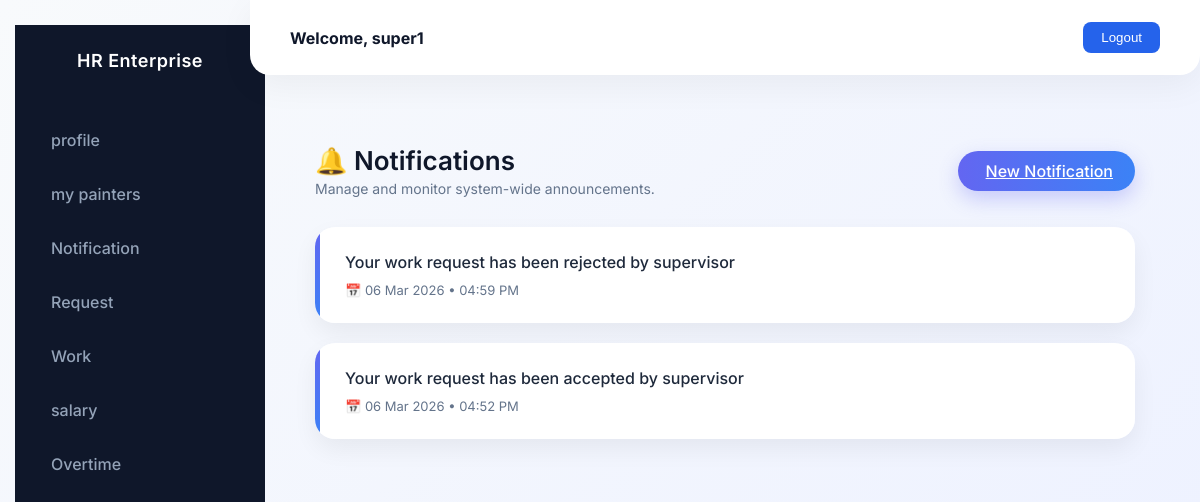
The page /notification (signed in) on the database its author committed.
### brush_track_app/models.py (models this page shows)
class Login(AbstractUser):
    is_client = models.BooleanField(default=False)
    is_supervisor = models.BooleanField(default=False)
    is_painter = models.BooleanField(default=False)

class Notification(models.Model):
    client = models.ForeignKey("Client", on_delete=models.CASCADE)
    supervisor = models.ForeignKey("Supervisor", on_delete=models.CASCADE)
    message= models.TextField()
    date_time = models.DateTimeField(auto_now_add=True)

### brush_track_app/superview.py (the view)
# urls.py: path('notification',superview.notification,name='notification'),
def notification(request):
    supervisor = getattr(request.user, 'supervisor', None)
    if not supervisor:
        return redirect('home')
    data = Notification.objects.filter(supervisor=supervisor).order_by('-date_time')
    return render(request, 'supervisor/notification_view.html', {'data': data})

### templates/supervisor/notification_view.html (shortened to what this page needs)
{% extends "supervisor/super.html" %}
{% load crispy_forms_tags %}
{% block content %}
<div class="notification-wrapper">
    <div class="page-header">
        <div>
            <div class="page-title">🔔 Notifications</div>
            <div class="page-subtitle">
                Manage and monitor system-wide announcements.
            </div>
        </div>
        <a href="{% url 'send_notification' %}" class="add-btn">
             New Notification
        </a>
    </div>
    {% for i in data %}
        <div class="notification-card">
            <div class="notification-message">{{ i.message }}</div>
            <div class="notification-date">📅 {{ i.date_time|date:"d M Y • h:i A" }}</div>
        </div>
    {% empty %}
        <div class="empty-box">
            <i class="mdi mdi-bell-off-outline mdi-36px d-block mb-3"></i>
            No Notifications Available
        </div>
    {% endfor %}
</div>
{% endblock %}

### templates/supervisor/super.html (shortened to what this page needs)
{% load static %}
<!DOCTYPE html>
<html lang="en">
<head>
<link rel="stylesheet" href="{% static 'assets/vendors/mdi/css/materialdesignicons.min.css' %}">
</head>
<body>
<div class="sidebar">
    <div class="sidebar-header">HR Enterprise</div>
    <ul>
         <li><a href="{% url 'supervisor_profile'%}">profile</a></li>
        <li><a href="{% url 'painters_view'%}">my painters</a></li>
        <li><a href="{% url 'notification'%}">Notification</a></li>
        <li><a href="{% url 'supervisor_requests'%}">Request</a></li>
        <li><a href="{% url 'supervisor_works' %}">Work</a></li>
        <li><a href="">salary</a></li>
                <li><a href="">Overtime</a></li>
    </ul>
</div>
<div class="navbar">
    <h4>Welcome, {{ request.user }}</h4>
    <a href="">
        <button class="btn-logout">Logout</button>
    </a>
</div>
<div class="content">
    <div class="content-card">
        {% block content %}
        {% endblock %}
    </div>
</div>
</body>
</html>

### templates/supervisor/super.html (style rules this page uses)
:root { --primary: #2563eb; --gradient: linear-gradient(180deg, #3b82f6, #6366f1); --sidebar-bg: #0f172a; --sidebar-hover: rgba(255,255,255,0.06); --text-light: #94a3b8; --bg-main: #f1f5f9; }
body { margin: 0; font-family: 'Inter', sans-serif; background: var(--bg-main); color: #0f172a; overflow-x: hidden; }
.sidebar { position: fixed; width: 250px; height: 100vh; background: var(--sidebar-bg); padding-top: 25px; transition: all 0.4s ease; }
.sidebar-header { text-align: center; color: white; font-weight: 600; font-size: 18px; letter-spacing: 0.5px; margin-bottom: 45px; }
.sidebar ul { list-style: none; padding: 0; }
.sidebar ul li { position: relative; margin: 6px 0; }
.sidebar ul li a { display: flex; align-items: center; padding: 14px 22px; color: var(--text-light); text-decoration: none; font-weight: 500; border-radius: 8px; transition: all 0.3s ease; }
.navbar { position: fixed; left: 250px; right: 0; top: 0; height: 75px; background: #ffffff; display: flex; align-items: center; justify-content: space-between; padding: 0 40px; border-bottom-left-radius: 20px; border-bottom-right-radius: 20px; box-shadow: 0 10px 35px rgba(0,0,0,0.05); z-index: 100; }
.btn-logout { background: var(--primary); border: none; padding: 8px 18px; border-radius: 8px; color: white; font-weight: 500; transition: 0.3s ease; }
.content { margin-left: 250px; padding: 120px 50px 50px 50px; }

### templates/supervisor/notification_view.html (style rules this page uses)
body, .content-wrapper, .main-panel { background: linear-gradient(135deg, #f8fafc, #eef2ff); font-family: 'Inter', sans-serif; padding: 25px 15px; margin: 0; }
.notification-wrapper { animation: fadeSlide 0.6s ease-in-out; }
.page-header { display: flex; justify-content: space-between; align-items: center; flex-wrap: wrap; gap: 12px; margin-bottom: 30px; }
.page-title { font-size: 26px; font-weight: 600; color: #0f172a; }
.page-subtitle { font-size: 14px; color: #64748b; margin-top: 4px; }
.add-btn { border-radius: 30px; padding: 10px 22px; background: linear-gradient(90deg, #6366f1, #3b82f6); border: none; color: white; font-weight: 500; display: inline-flex; align-items: center; gap: 6px; white-space: nowrap; transition: 0.3s ease; box-shadow: 0 8px 20px rgba(99,102,241,0.3); }
.notification-card { border-radius: 20px; padding: 25px 30px; margin-bottom: 20px; background: rgba(255,255,255,0.95); backdrop-filter: blur(8px); box-shadow: 0 10px 25px rgba(0,0,0,0.06); position: relative; overflow: hidden; transition: transform 0.35s ease, box-shadow 0.35s ease; }
.notification-card::before { content: ""; position: absolute; left: 0; top: 0; width: 5px; height: 100%; background: linear-gradient(180deg, #6366f1, #3b82f6); }
.notification-message { font-size: 16px; font-weight: 500; color: #1e293b; }
.notification-date { font-size: 13px; color: #64748b; margin-top: 10px; }

### rows shown on the page
Login: user "super1"
Notification: message "Your work request has been rejected by supervisor", date_time "06 Mar 2026 • 04:59 PM"
Notification: message "Your work request has been accepted by supervisor", date_time "06 Mar 2026 • 04:52 PM"
